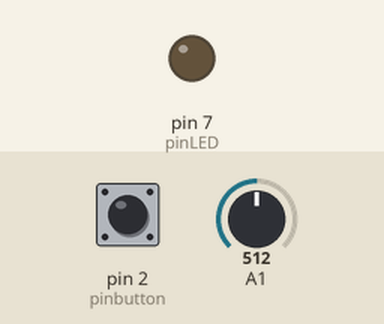
Simulated run of this sketch. Board: Arduino Uno, built with avr-gcc and run on an emulated ATmega328P. Parts: output pins drawn as LEDs (lit = HIGH). Dashed ring = blinking. The test bench sets the inputs (shaded band); at power-on: A1 = 512, pin 2 (pinbutton) HIGH. What the sketch prints to the serial monitor is not drawn.

Above: at 1.2 s.
1.3 s: A1 set to 105
2.8 s: A1 set to 94
At 2.9 s:
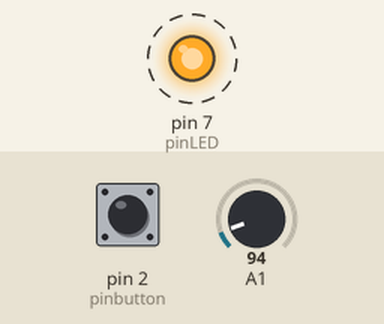
5.8 s: pin 2 (pinbutton) pulled LOW for 0.15 s
At 6.8 s:
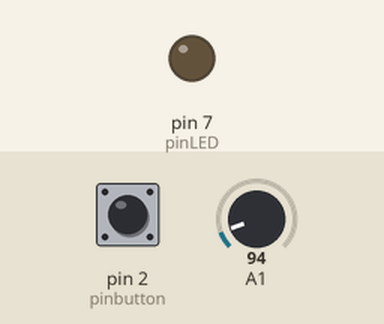
Timing chart, 0 to 8.8 s (numbered marks = the images above; inputs shaded):
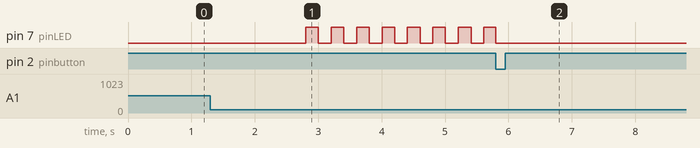

The sketch:

exercicio_02.ino
```cpp
const byte pinLED = 7;
const byte pinbutton = 2;
const unsigned int desvio_luz = 100;
const unsigned int periodo = 200;
unsigned int luz_incidente=0;
unsigned long tempoAtual, tempoAnterior;
boolean estadoLED = 0;
boolean ativo=0, desativo=0;

void inverter(){

}
void interruptor(){
desativo = 1;
estadoLED=0;
digitalWrite(pinLED, estadoLED);

}
void setup() {
pinMode(pinLED, OUTPUT);
pinMode(pinbutton, INPUT_PULLUP);
attachInterrupt(digitalPinToInterrupt(2), interruptor, FALLING);
tempoAnterior = millis();
Serial.begin(9600);
}

void loop() {
  tempoAtual = millis();
  luz_incidente = analogRead(A1);
  Serial.print(luz_incidente);
  if(luz_incidente <= desvio_luz){
    ativo =1;
  }
  if(ativo == 1 && desativo==0){
    if((tempoAtual-tempoAnterior)>= periodo){
    estadoLED ^= 1;
    digitalWrite(pinLED, estadoLED);
    tempoAnterior = tempoAtual;
    }
}
}
```

Measured:
- the behaviour switches between 101 and 100 on A1 (found by bisection; images 0 and 1)
- after the input at 1.3 s, every drawn part: stays the same
- after the input at 2.8 s, pin 7 (pinLED): alternates HIGH for 0.20 s and LOW for 0.20 s, starting at once
- after the input at 5.8 s, pin 7 (pinLED): goes on until 5.8 s, then stays LOW
